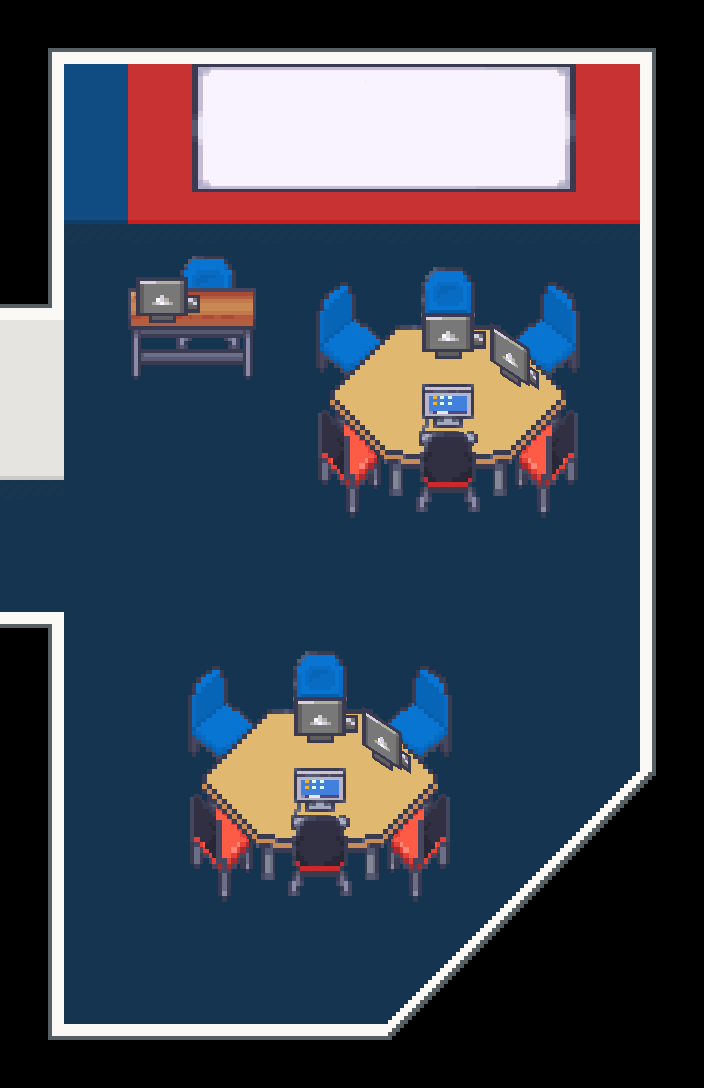

A 2D game scene composited from a Tiled map and its tileset images. What follows is a short description and the map's XML, with every tile layer's data as written:
An orthogonal 11x17 tile map with 64x64 px tiles, 2 tile layers (Floor, Furnishing), 2 tilesets and 14 objects (Player).

<map version="1.10" tiledversion="1.11.2" orientation="orthogonal" renderorder="right-down" width="11" height="17" tilewidth="64" tileheight="64" infinite="0" nextlayerid="6" nextobjectid="15">
 <properties>
  <property name="display_name" value="Computer Lab 5 (Mac Lab)" />
  <property name="display_title" value="Main Building (L2)" />
 </properties>
 <tileset firstgid="1" name="LCB_indoor" tilewidth="64" tileheight="64" tilecount="1550" columns="25">
  <image source="../../graphics/tilesets/indoor.png" width="1600" height="3968" />
 </tileset>
 <tileset firstgid="1551" version="1.10" tiledversion="1.11.2" name="LCB_furnishing" tilewidth="64" tileheight="64" tilecount="1007" columns="19"><image source="../../graphics/tilesets/furnishing.png" width="1216" height="3392" />
</tileset>
 <layer id="1" name="Floor" width="11" height="17">
  <data encoding="csv">
11,553,553,553,553,553,553,553,553,553,12,
211,188,578,578,578,578,578,578,578,578,605,
236,213,603,603,603,603,603,603,603,603,605,
211,238,628,628,628,628,628,628,628,628,605,
63,24,24,24,24,24,24,24,24,24,605,
178,24,24,24,24,24,24,24,24,24,605,
203,24,24,24,24,24,24,24,24,24,630,
228,24,24,24,24,24,24,24,24,24,605,
24,24,24,24,24,24,24,24,24,24,630,
501,24,24,24,24,24,24,24,24,24,215,
236,24,24,24,24,24,24,24,24,24,215,
211,24,24,24,24,24,24,24,24,24,215,
236,24,24,24,24,24,24,24,24,831,265,
211,24,24,24,24,24,24,24,831,42,0,
211,24,24,24,24,24,24,831,42,0,0,
236,24,24,24,24,24,831,42,0,0,0,
36,288,288,288,288,288,289,0,0,0,0
</data>
 </layer>
 <layer id="2" name="Furnishing" width="11" height="17">
  <data encoding="csv">
0,0,0,0,0,0,0,0,0,0,0,
0,0,0,1690,1691,1692,1693,1694,1695,0,0,
0,0,0,1709,1710,1711,1712,1713,1714,0,0,
0,0,0,0,0,0,0,0,0,0,0,
0,0,1887,1888,1874,1875,1876,1877,1878,1879,0,
0,0,1906,1907,1893,1894,1895,1896,1897,1898,0,
0,0,0,0,1912,1913,1914,1915,1916,1917,0,
0,0,0,0,1931,1932,1933,1934,1935,1936,0,
0,0,0,0,1950,1951,1952,1953,1954,1955,0,
0,0,0,0,0,0,0,0,0,0,0,
0,0,1874,1875,1876,1877,1878,1879,0,0,0,
0,0,1893,1894,1895,1896,1897,1898,0,0,0,
0,0,1912,1913,1914,1915,1916,1917,0,0,0,
0,0,1931,1932,1933,1934,1935,1936,0,0,0,
0,0,1950,1951,1952,1953,1954,1955,1955,0,0,
0,0,0,0,0,0,0,0,0,0,0,
0,0,0,0,0,0,0,0,0,0,0
</data>
 </layer>
 <objectgroup id="3" name="Entities">
  <object id="1" name="Player" x="148" y="535.333">
   <properties>
    <property name="direction" value="right" />
    <property name="pos" value="main_2_library" />
   </properties>
   <point />
  </object>
 </objectgroup>
 <objectgroup id="4" name="Collisions">
  <object id="2" x="-64" y="-68" width="832" height="225.333" />
  <object id="3" x="638.67" y="-65.333" width="129.333" height="902.667" />
  <object id="4" x="-130.667" y="-69.333" width="193.333" height="481.333" />
  <object id="5" x="-129.333" y="609.33" width="194.667" height="540" />
  <object id="6" x="-64" y="986.67" width="514.667" height="164" />
  <object id="7" x="384" y="940" width="128" height="146.667" />
  <object id="8" x="446.67" y="893.33" width="132" height="130.667" />
  <object id="9" x="512" y="833.33" width="129.333" height="116" />
  <object id="10" x="574.67" y="769.33" width="174.667" height="132" />
  <object id="11" x="186.75" y="621.75" width="266.5" height="228.5" />
  <object id="12" x="314.083" y="240.417" width="266.5" height="228.5" />
  <object id="13" x="127" y="222.75" width="130" height="103.5" />
 </objectgroup>
 <objectgroup id="5" name="Transition">
  <object id="14" x="44" y="445" width="4" height="189.333">
   <properties>
    <property name="pos" value="main_2_lab5" />
    <property name="target" value="main_2_library" />
   </properties>
  </object>
 </objectgroup>
</map>
